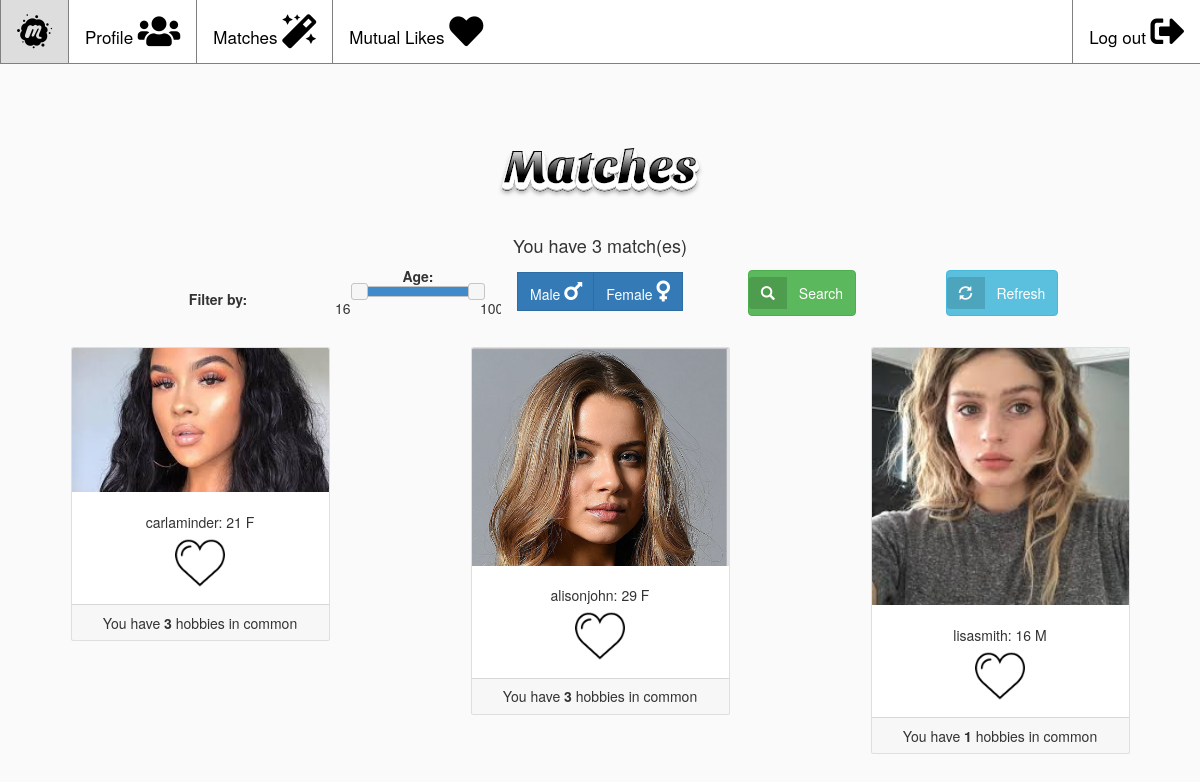
Page /similarHobbies/ (signed in) on the committed database.
### matchapp/models.py (models this page shows, shortened)
class Member(User):
    hobbies = models.ManyToManyField(
        blank=True,
        to=Hobby,
        symmetrical=False,
        related_name='related_to'
    )
    friends = models.ManyToManyField(
        to='self',
        blank=True,
        related_name="related_nums"
    )
    like = models.ManyToManyField(
        to='self',
        blank=True,
        symmetrical=False,
        through='Like',
        related_name='likes'
    )

class Profile(models.Model):
    user = models.OneToOneField(
        to=Member,
        blank=True,
        null=True,
        on_delete=models.CASCADE
    )
    image = models.ImageField(upload_to='profile_images',
                              default='default.jpg')
    email = models.EmailField()
    GENDER_CHOICES = (
        ('M', 'Male'),
        ('F', 'Female'),
    )
    gender = models.CharField(max_length=1, choices=GENDER_CHOICES)
    dob = models.DateField(max_length=8, null=True)
    phone_regex = RegexValidator(
        regex=r'^(?:0|\+?44)(?:\d\s?){9,11}$', message="Phone number must be entered in the format: '+999999999'. only 11 digits allowed.")
    number = models.CharField(
        validators=[phone_regex], max_length=11, blank=True)  # validators should be a list
    @property
    def age(self):
        if self.dob is not None:
            return int((datetime.now().year - self.dob.year))
        else:
            return "DOB not specified"

class Hobby(models.Model):
    hobby = models.CharField(max_length=4096)

### matchapp/views.py (the view)
    def mod_view(request):
        login_form = UserLogInForm()
        if 'username' in request.session:
            username = request.session['username']
            try: user = Member.objects.get(username=username)
            except Member.DoesNotExist: raise Http404('Member does not exist')
            return view(request, user)
        else:
            return render(request, 'matchapp/index.html', {'login_form': login_form, 'loggedIn': False})

### matchapp/templatetags/extras.py (called while the page is built)
@register.filter
def check_likes(match, user):
    return Like.objects.filter(from_user=user).filter(to_user=match).exists()

@register.filter
def similarHobbiesCount(match, user):
    count = 0
    for h in user.hobbies.all():
        for hobbies in match.hobbies.all():
            if h == hobbies:
                count += 1
    return count

### matchapp/views.py (called while the page is built)
def loggedin(view):
    def mod_view(request):
        login_form = UserLogInForm()
        if 'username' in request.session:
            username = request.session['username']
            try: user = Member.objects.get(username=username)
            except Member.DoesNotExist: raise Http404('Member does not exist')
            return view(request, user)
        else:
            return render(request, 'matchapp/index.html', {'login_form': login_form, 'loggedIn': False})
    return mod_view

@loggedin
def similarHobbies(request, user):
    exclude = Member.objects.exclude(id=user.id)
    common = exclude.filter(hobbies__in=user.hobbies.all())
    hobbies = common.annotate(hob_count=Count('hobbies'))
    match = hobbies.order_by('-hob_count')
    like = Like.objects.filter(from_user=user)
    context = {
        'appname': appname,
        'u': user,
        'matches': match,
        'numberOfhobbies': hobbies.count(),
        'likes' : like,
        'loggedIn': True
        }
    return render(request, 'matchapp/matches.html', context)

### matchapp/templates/matchapp/matches.html (shortened to what this page needs)
{% extends 'matchapp/base.html' %}
{% load static %}
{% load extras %}
{% load crispy_forms_tags %}
{% block content %}
    <br>
    <img class="img-fluid" src ="{% static 'images/matches.png'%}">
            <br>
            <h4 class="subtitle">You have {{numberOfhobbies}} match(es) </h4>
            <form method="GET" action="{% url 'filter' %}" id=filter-form>
                <div id='grad' class="container-fluid bg-light ">
                    <div  class="row align-items-center justify-content-center">
                        <div class="col-md-2">
                        <b>Filter by:</b>
                        </div>
                        <div class="col-md-2">
                            <div class="form-group ">
                                <nav id="topNav">
                                    <b> Age: </b>
                                    <div id="slider-range"></div>
                                    <input id="range1" name="age-min" readonly>
                                    &nbsp;<input id="range2" name="age-max" readonly>
                                </nav>
                            </div>
                        </div>
                         <div class="form-group">
                                <nav id="topNav2">
                                    <div class="row">
                                        <div class="col-md-2">
                                            <div class="input-group">
                                                <div class="input-group-btn" data-toggle="buttons">
                                                    <label class="btn btn-primary">
                                                        <input type="radio" class="gender" id="pr1" name="gender" value="M">Male
                                                        <i class='fas fa-mars' style='font-size:24px'></i>
                                                    </label>
                                                    <label class="btn btn-primary">
                                                        <input type="radio" class="gender" id="pr2" name="gender" value="F">Female
                                                        <i class='fas fa-venus' style='font-size:24px'></i>
                                                    </label>
                                                </div>
                                            </div>
                                        </div>
                                    </div>
                                </nav>
                            </div>
                        <div class="col-md-2">
                            <div class="form-group ">
                                <nav id="topNav3">
                                    <ul style="list-style: none;">
                                        <li>
                                            <button class="btn btn-success" type="submit" id="save_button">
                                                <span class="btn-label"> <i class="glyphicon glyphicon-search"></i>
                                                </span>Search</button>
                                        </li>
                                    </ul>
                                </nav>
                            </div>
                        </div>
                        <div class="col-md-2">
                            <div class="form-group ">
                                <nav id="topNav4">
                                    <ul style="list-style: none;">
                                        <li>
                                            <button type="button" class="btn btn-labeled btn-info" id="reset_button">
                                                <span class="btn-label"><i class="glyphicon glyphicon-refresh"></i></span>Refresh</button>
                                        </li>
                                    </ul>
                                </nav>
                            </div>
                        </div>
                    </div>
                </div>
            </form>
            <div id=matches>
                {%for match in matches%}
    <div class="col-sm-4 my-4">
            <div class="card">
                <img class="card-img-top" src="{{match.profile.image.url}}" alt="Card_image_cap">
                    <div class="card-body">
                        <h5 class="card-title">{{ match.username }}: {{ match.profile.age }} {{ match.profile.gender }}</br></h5>
                        {% if match|check_likes:u %}
                            <input type="image" id={{match.id}} class='heart' name="submit" src="{% static '/images/like_2.png' %}"
                                border="0" alt="Submit" style="width: 50px; border:0 none;" />
                            {%else%}
                            <input type="image" id={{match.id}} class='heart' name="submit" src="{% static '/images/like_1.png' %}"
                                border="0" alt="Submit" style="width: 50px; border:0 none; outline:0;" />
                        {%endif%}
                    </div>
                     <div class = "card-footer"> You have <b> {{match|similarHobbiesCount:u}} </b> hobbies in common </div>
            </div>
    </div>
                {%endfor%}
            </div>
{% endblock %}

### matchapp/templates/matchapp/base.html (shortened to what this page needs)
{% load static %}
{% load django_simple_cookie_consent_tags %}
<!DOCTYPE html>
<html>
<html lang="en">
<head>
    <link rel="stylesheet" href="{% static 'matchapp/style.css' %}">
    <link type="stylesheet" href="https://cdnjs.cloudflare.com/ajax/libs/bootstrap-datepicker/1.7.1/css/bootstrap-datepicker3.min.css" />
    <link rel="stylesheet" type="text/css" href="https://cdnjs.cloudflare.com/ajax/libs/bootstrap-datepicker/1.6.1/css/bootstrap-datepicker3.min.css">
    <link rel="stylesheet" href="https://maxcdn.bootstrapcdn.com/bootstrap/4.1.3/css/bootstrap.min.css">
    <link href="//maxcdn.bootstrapcdn.com/bootstrap/3.3.0/css/bootstrap.min.css" rel="stylesheet" id="bootstrap-css">
    <link rel="stylesheet" href="https://use.fontawesome.com/releases/v5.6.0/css/all.css"
>
    <link rel="stylesheet" href="https://cdnjs.cloudflare.com/ajax/libs/font-awesome/4.7.0/css/font-awesome.min.css">
</head>
<body id = "mainBody">
    {% if loggedIn %}
    <div class="topnav" id="myTopnav">
        <div class="floatLeftNav">
            <a href="{% url 'displayProfile' %}"> <i class="fab fa-meetup fa-2x"></i></a>
            <a class="profile" href="{% url 'displayProfile' %}" name="displayProfile">Profile <i class="fas fa-users fa-2x"></i></a>
            <a href="{% url 'similarHobbies' %}">Matches <i class="fas fa-magic fa-2x"></i></a>
            <a href="{% url 'contact' %}">Mutual Likes <i class="fas fa-heart fa-2x"></i></a>
        </div>
        <div class="floatRightNav">
            <a href="{% url 'logout' %}">Log out <i class="fas fa-sign-out-alt fa-2x"></i></a>
        </div>
    </div>
    {% endif%}
    <center>
        <br>
        {% block content %}
        {% endblock %}
    </center>
</body>
<link rel="stylesheet" href="//code.jquery.com/ui/1.12.1/themes/base/jquery-ui.css">
</html>

### matchapp/static/matchapp/style.css (style rules this page uses)
#mainBody { background-color: #fafafa; }
.floatLeftNav a { float: left; }
.floatRightNav a { float: right; }
.topnav { overflow: hidden; background-color: white; border-bottom: 1px solid grey; border-top: 0.5px grey; }
.topnav a { display: block; color: black; text-align: center; padding: 14px 16px; text-decoration: none; font-size: 17px; border-left: 0.5px solid; border-color: grey; }
body { font-family: Arial, Helvetica, sans-serif; background-color: #fafafa; }
#slider-range { width: 70%; }
#range1 { float: left; width: 25px; border:0; background-color: #fafafa; }
#range2 { float: right; width: 25px; border:0; background-color: #fafafa; }
.title,.subtitle { text-align: center }
.col-sm-4 { display: inline; }
.card-title { text-align: center }
.card { width:70%; }
.row.align-items-center.justify-content-center { background-color: #fafafa; }
.btn-label { position: relative;left: -12px;display: inline-block;padding: 6px 12px;background: rgba(0,0,0,0.15);border-radius: 3px 0 0 3px; }
.btn-labeled { padding-top: 0;padding-bottom: 0; }
.btn { margin-bottom:10px; }
#save_button, #reset_button { position:relative; top:1px; }

### rows in the picture
Member: profile.image (picture), username "carlaminder", profile.age "21", profile.gender "F", user_ptr_id.user_ptr_id "3"
Member: profile.image (picture), username "alisonjohn", profile.age "29", profile.gender "F", user_ptr_id.user_ptr_id "3"
Member: profile.image (picture), username "lisasmith", profile.age "16", profile.gender "M", user_ptr_id.user_ptr_id "1"

### other values in the picture
{{ numberOfhobbies }} "3"
